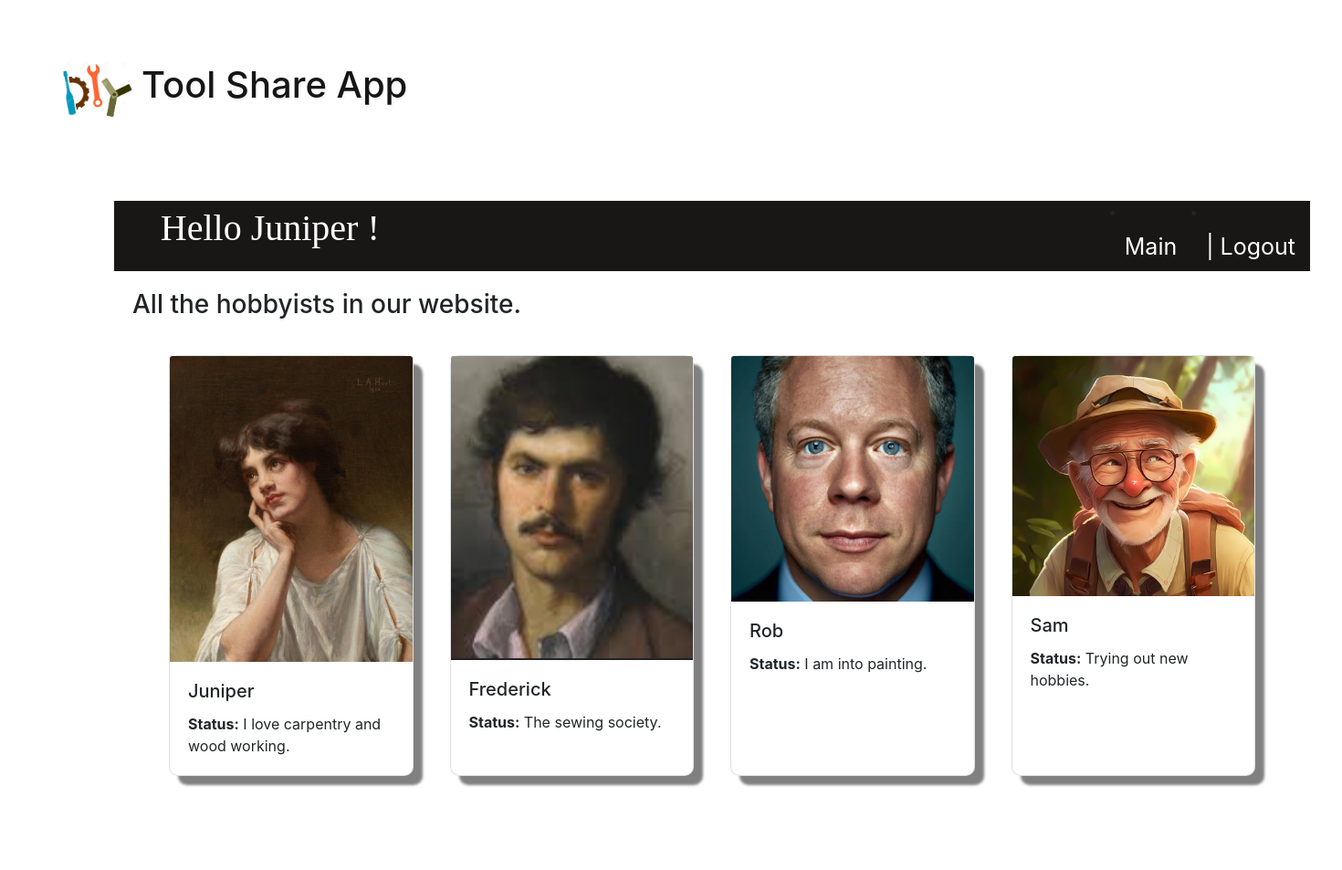
Page /people/ (signed in) on the committed database.
### proteindata/models.py (models this page shows, shortened)
class AppUser(models.Model):
    user = models.OneToOneField(User, on_delete=models.CASCADE)
    organisation = models.CharField(max_length=256, null=True, blank=True)
    status = models.CharField(max_length=1256, null=True, blank=True)
    user_address = models.ForeignKey(Address, on_delete=models.DO_NOTHING)
    photo = models.ImageField(upload_to='proteindata/static/profilePics/', null=True, blank=True)

### proteindata/views.py (the view)
# urls.py: path('people/', views.people, name='people'),
def people(request):
    master_users = AppUser.objects.all() # Get list of all users in the database
    return render(request, 'proteindata/people.html', {'master_users': master_users,
                                               })

### proteindata/templates/proteindata/people.html
{% extends "./top.html" %}
{% load bootstrap4 %}
{% block content %}
<div class="vertical">
    <h3>All the hobbyists in our website.</h3>
    <div class="horizontal">
        {% for people in master_users %}
            <div class="card" style="width: 18rem;">
                <img class="card-img-top" src="../..{{ people.photo.url|slice:'12:' }}" >
                <div class="card-body">
                    <h5 class="card-title">{{ people.user}}</h5>
                    <p class="card-text"><b>Status:</b> {{ people.status}}</p>
                </div>
            </div>
        {% endfor %}
    </div>
</div>
{% endblock %}

### proteindata/templates/proteindata/top.html (shortened to what this page needs)
<!DOCTYPE html>
<html lang="en">
    {% load bootstrap4 %}
    <head>
        {% bootstrap_css %}
        <link rel="stylesheet" type="text/css" href="../../static/css/chat.css">
    </head>
    <body>
        <div class="logoBar">
            <img src="../../static/images/logo.png" id="logo"  alt="friendship logo" >
            <h1 id="application_title" >Tool Share App</h2>
        </div>
        <div class='innerBody'>
            {% if user.is_authenticated %}
            <nav>
                <li class="nav-item">
                    <a class="nav-link" href="../logout/">| Logout<span class="sr-only">(current)</span></a>
                </li>
                <li class="nav-item">
                    <a class="nav-link" href="../">Main<span class="sr-only">(current)</span></a>
                </li>
                <p class="cursive"> Hello {{ user.username }} !<span class="sr-only">(current)</span></p>
            </nav>
            {% endif %}
            {% block content %}
            {% endblock %}
    </body>
</html>

### proteindata/static/css/chat.css (style rules this page uses)
body { background-color: white; margin: 25px; padding: 25px; background-image: url(../images/texture.jpg); background-repeat: no-repeat; background-attachment: fixed; background-size: cover; }
.innerBody { background-color: rgba(255, 255, 255, 0.773); margin:50px; margin: 50px; padding: 25px; border-radius: 10px; width: 85rem; }
.logoBar { display: flex; flex-direction: row; color: rgb(22,22,22); font-weight: bolder; padding:5px; align-items: center; text-shadow: 2px 2px 2px whitesmoke; }
#logo { width:100px; padding:10px; }
.horizontal { display:flex; flex-direction: row; padding: 10px; margin: 10px; }
.vertical { display:flex; flex-direction: column; padding: 10px; margin: 10px; }
.card { border-radius: 10px; margin: 10px; box-shadow: 10px 10px 3px grey; margin-right: 20px; margin-left: 20px; }
.nav-link { font-size: 25px; color: white; border-left: solid white; border-left: 5px; }
nav { background-color: rgb(25, 22, 22); display:flex; flex-direction: row-reverse; align-items: flex-start; }
p.cursive { font-family: Brush Script MT, Brush Script Std, cursive; font-size: 40px; color: white; padding-left: 10px; padding-right: 800px; }

### rows in the picture
AppUser: photo (picture), user "Juniper", status "I love carpentry and wood working."
AppUser: photo (picture), user "Frederick", status "The sewing society."
AppUser: photo (picture), user "Rob", status "I am into painting."
AppUser: photo (picture), user "Sam", status "Trying out new hobbies."

### other values in the picture
{{ user.username }} "Juniper"
